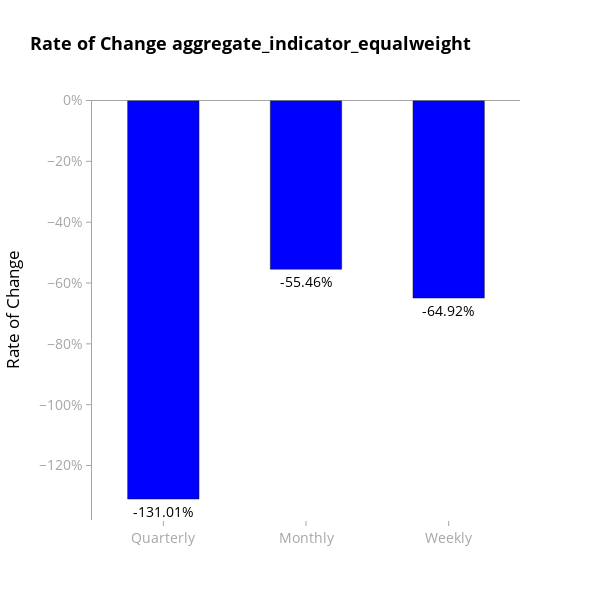
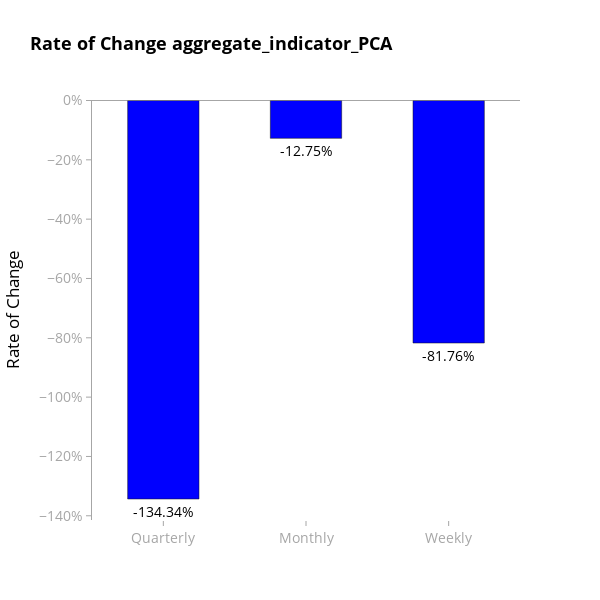

Notebook code for these charts, in order:
### Code cell
import plotly.io as pio  # Import plotly.io for saving HTML

# Define the color codes (matching the colors in create_indicator_chart)
GREY_COLOR = 'rgba(128, 128, 128, 0.7)'  # Semi-transparent grey
RED_COLOR = 'red'  # Red color for positive changes
BLUE_COLOR = 'blue'  # Blue color for negative changes

# Function to calculate percentage changes for given time periods
def calculate_periodic_changes(df, column):
    # Calculate the percentage changes for weekly, monthly, and quarterly periods
    weekly_change = df[column].pct_change(7).iloc[-1] * 100  # 7 days for weekly change
    monthly_change = df[column].pct_change(30).iloc[-1] * 100  # 30 days for monthly change
    quarterly_change = df[column].pct_change(90).iloc[-1] * 100  # 90 days for quarterly change

    return weekly_change, monthly_change, quarterly_change

# Create the bar chart for quarterly, monthly, and weekly changes
def create_bar_chart(merged_df, column):
    # Calculate percentage changes for the specified column
    weekly_change, monthly_change, quarterly_change = calculate_periodic_changes(merged_df, column)
    
    # Define the periods and changes in the new order: quarterly, monthly, weekly
    periods = ['Quarterly', 'Monthly', 'Weekly']
    changes = [quarterly_change, monthly_change, weekly_change]
    
    # Determine the color for each bar: RED_COLOR for positive, BLUE_COLOR for negative
    colors = [RED_COLOR if change > 0 else BLUE_COLOR for change in changes]

    # Create the bar chart with the updated bar width
    fig = go.Figure()
    fig.add_trace(
        go.Bar(
            x=periods,
            y=changes,
            marker_color=colors,  # Set the colors for each bar
            text=[f"{change:.2f}%" for change in changes],  # Add text labels with percentage values
            textposition='outside',
            width=0.5  # Make the bars wider (as per your change)
        )
    )

    # Customize the layout
    fig.update_layout(
        title={
            'text': f"Rate of Change {column}",
            'font': {'color': 'black', 'size': 18, 'weight': 'bold'}
        },
        xaxis_title=None,  # Remove the x-axis title
        yaxis_title="Rate of Change",  # Change "Percentage Change" to "Rate of Change"
        yaxis_ticksuffix="%",
        plot_bgcolor='white',
        paper_bgcolor='white',
        font={'color': 'black', 'size': 14},
        width=600,  # Keep width at 600 pixels
        height=600,  # Keep height at 600 pixels
        hovermode="x unified",
    )

    # Add a horizontal line at y = 0%
    fig.add_hline(y=0, line_dash="solid", line_color=GREY_COLOR, line_width=1)

    # Set y-axis tickers to every 20% (like 0, 20, 40, 60, ... and -20, -40, -60, ...)
    fig.update_yaxes(
        showgrid=False, 
        tickfont={'color': GREY_COLOR, 'size': 14},  # Make y-axis labels grey
        zeroline=False,
        linecolor=GREY_COLOR,  # Grey color for y-axis lines
        showline=True,
        ticks='outside',
        tickcolor=GREY_COLOR,
        dtick=20  # Set dtick to 20 to display tickers every 20%
    )

    # Update x-axis (periods)
    fig.update_xaxes(
        showgrid=False, 
        tickfont={'color': GREY_COLOR, 'size': 14},  # Make x-axis labels grey
        zeroline=False,
        linecolor=None,  # Remove x-axis line
        showline=False,  # Ensure no line on x-axis
        ticks='outside',
        tickcolor=GREY_COLOR
    )

    # Show the chart
    fig.show()

    # Save the chart as an HTML file
    pio.write_html(fig, file=f'{column}_periodic_changes_chart.html')

# Call the function for aggregate indicator columns and save charts
create_bar_chart(merged_df, 'aggregate_indicator_equalweight')
create_bar_chart(merged_df, 'aggregate_indicator_PCA')

### Figure 1 — Plotly figure (JSON) as saved in the notebook; plotly's stock layout.template omitted (floating-point values rounded to 4 significant figures)
{"data": [{"marker": {"color": ["blue", "blue", "blue"]}, "text": ["-131.01%", "-55.46%", "-64.92%"], "textposition": "outside", "width": 0.5, "x": ["Quarterly", "Monthly", "Weekly"], "y": [-131.0, -55.46, -64.92], "type": "bar"}], "layout": {"title": {"font": {"color": "black", "size": 18, "weight": "bold"}, "text": "Rate of Change aggregate_indicator_equalweight"}, "yaxis": {"title": {"text": "Rate of Change"}, "ticksuffix": "%", "tickfont": {"color": "rgba(128, 128, 128, 0.7)", "size": 14}, "showgrid": false, "zeroline": false, "linecolor": "rgba(128, 128, 128, 0.7)", "showline": true, "ticks": "outside", "tickcolor": "rgba(128, 128, 128, 0.7)", "dtick": 20}, "font": {"color": "black", "size": 14}, "xaxis": {"title": {}, "tickfont": {"color": "rgba(128, 128, 128, 0.7)", "size": 14}, "showgrid": false, "zeroline": false, "showline": false, "ticks": "outside", "tickcolor": "rgba(128, 128, 128, 0.7)"}, "plot_bgcolor": "white", "paper_bgcolor": "white", "width": 600, "height": 600, "hovermode": "x unified", "shapes": [{"line": {"color": "rgba(128, 128, 128, 0.7)", "dash": "solid", "width": 1}, "type": "line", "x0": 0, "x1": 1, "xref": "x domain", "y0": 0, "y1": 0, "yref": "y"}]}}

### Figure 2 — Plotly figure (JSON) as saved in the notebook; plotly's stock layout.template omitted (floating-point values rounded to 4 significant figures)
{"data": [{"marker": {"color": ["blue", "blue", "blue"]}, "text": ["-134.34%", "-12.75%", "-81.76%"], "textposition": "outside", "width": 0.5, "x": ["Quarterly", "Monthly", "Weekly"], "y": [-134.3, -12.75, -81.76], "type": "bar"}], "layout": {"title": {"font": {"color": "black", "size": 18, "weight": "bold"}, "text": "Rate of Change aggregate_indicator_PCA"}, "yaxis": {"title": {"text": "Rate of Change"}, "ticksuffix": "%", "tickfont": {"color": "rgba(128, 128, 128, 0.7)", "size": 14}, "showgrid": false, "zeroline": false, "linecolor": "rgba(128, 128, 128, 0.7)", "showline": true, "ticks": "outside", "tickcolor": "rgba(128, 128, 128, 0.7)", "dtick": 20}, "font": {"color": "black", "size": 14}, "xaxis": {"title": {}, "tickfont": {"color": "rgba(128, 128, 128, 0.7)", "size": 14}, "showgrid": false, "zeroline": false, "showline": false, "ticks": "outside", "tickcolor": "rgba(128, 128, 128, 0.7)"}, "plot_bgcolor": "white", "paper_bgcolor": "white", "width": 600, "height": 600, "hovermode": "x unified", "shapes": [{"line": {"color": "rgba(128, 128, 128, 0.7)", "dash": "solid", "width": 1}, "type": "line", "x0": 0, "x1": 1, "xref": "x domain", "y0": 0, "y1": 0, "yref": "y"}]}}
